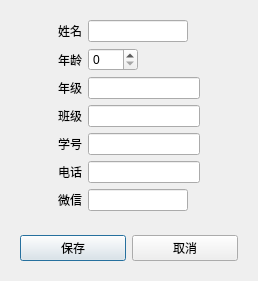
<?xml version="1.0" encoding="UTF-8"?>
<ui version="4.0">
 <class>DlgAddStu</class>
 <widget class="QDialog" name="DlgAddStu">
  <property name="geometry">
   <rect>
    <x>0</x>
    <y>0</y>
    <width>258</width>
    <height>274</height>
   </rect>
  </property>
  <property name="windowTitle">
   <string>Dialog</string>
  </property>
  <layout class="QGridLayout" name="gridLayout_2">
   <item row="0" column="2">
    <spacer name="horizontalSpacer_2">
     <property name="orientation">
      <enum>Qt::Horizontal</enum>
     </property>
     <property name="sizeHint" stdset="0">
      <size>
       <width>40</width>
       <height>20</height>
      </size>
     </property>
    </spacer>
   </item>
   <item row="0" column="1">
    <widget class="QWidget" name="widget_2" native="true">
     <layout class="QGridLayout" name="gridLayout">
      <item row="3" column="1">
       <widget class="QLabel" name="lbUiclass">
        <property name="sizePolicy">
         <sizepolicy hsizetype="Fixed" vsizetype="Fixed">
          <horstretch>0</horstretch>
          <verstretch>0</verstretch>
         </sizepolicy>
        </property>
        <property name="maximumSize">
         <size>
          <width>100</width>
          <height>80</height>
         </size>
        </property>
        <property name="layoutDirection">
         <enum>Qt::LeftToRight</enum>
        </property>
        <property name="text">
         <string>班级</string>
        </property>
       </widget>
      </item>
      <item row="0" column="1">
       <widget class="QLabel" name="lbName">
        <property name="sizePolicy">
         <sizepolicy hsizetype="Fixed" vsizetype="Fixed">
          <horstretch>0</horstretch>
          <verstretch>0</verstretch>
         </sizepolicy>
        </property>
        <property name="maximumSize">
         <size>
          <width>100</width>
          <height>80</height>
         </size>
        </property>
        <property name="layoutDirection">
         <enum>Qt::LeftToRight</enum>
        </property>
        <property name="text">
         <string>姓名</string>
        </property>
       </widget>
      </item>
      <item row="1" column="1">
       <widget class="QLabel" name="lbAge">
        <property name="sizePolicy">
         <sizepolicy hsizetype="Fixed" vsizetype="Fixed">
          <horstretch>0</horstretch>
          <verstretch>0</verstretch>
         </sizepolicy>
        </property>
        <property name="maximumSize">
         <size>
          <width>100</width>
          <height>80</height>
         </size>
        </property>
        <property name="layoutDirection">
         <enum>Qt::LeftToRight</enum>
        </property>
        <property name="text">
         <string>年龄</string>
        </property>
       </widget>
      </item>
      <item row="6" column="1">
       <widget class="QLabel" name="lbPhone">
        <property name="sizePolicy">
         <sizepolicy hsizetype="Preferred" vsizetype="Preferred">
          <horstretch>0</horstretch>
          <verstretch>0</verstretch>
         </sizepolicy>
        </property>
        <property name="maximumSize">
         <size>
          <width>16777215</width>
          <height>16777215</height>
         </size>
        </property>
        <property name="layoutDirection">
         <enum>Qt::LeftToRight</enum>
        </property>
        <property name="text">
         <string>电话</string>
        </property>
       </widget>
      </item>
      <item row="6" column="2" colspan="3">
       <widget class="QLineEdit" name="lePhone"/>
      </item>
      <item row="4" column="1">
       <widget class="QLabel" name="lbStuid">
        <property name="sizePolicy">
         <sizepolicy hsizetype="Fixed" vsizetype="Fixed">
          <horstretch>0</horstretch>
          <verstretch>0</verstretch>
         </sizepolicy>
        </property>
        <property name="maximumSize">
         <size>
          <width>100</width>
          <height>80</height>
         </size>
        </property>
        <property name="layoutDirection">
         <enum>Qt::LeftToRight</enum>
        </property>
        <property name="text">
         <string>学号</string>
        </property>
       </widget>
      </item>
      <item row="3" column="2" colspan="3">
       <widget class="QLineEdit" name="leUiclass"/>
      </item>
      <item row="1" column="2">
       <widget class="QSpinBox" name="leAge">
        <property name="maximumSize">
         <size>
          <width>50</width>
          <height>16777215</height>
         </size>
        </property>
        <property name="frame">
         <bool>true</bool>
        </property>
        <property name="alignment">
         <set>Qt::AlignLeading|Qt::AlignLeft|Qt::AlignVCenter</set>
        </property>
       </widget>
      </item>
      <item row="2" column="1">
       <widget class="QLabel" name="lbGrade">
        <property name="sizePolicy">
         <sizepolicy hsizetype="Fixed" vsizetype="Fixed">
          <horstretch>0</horstretch>
          <verstretch>0</verstretch>
         </sizepolicy>
        </property>
        <property name="maximumSize">
         <size>
          <width>100</width>
          <height>80</height>
         </size>
        </property>
        <property name="layoutDirection">
         <enum>Qt::LeftToRight</enum>
        </property>
        <property name="text">
         <string>年级</string>
        </property>
       </widget>
      </item>
      <item row="0" column="2">
       <widget class="QLineEdit" name="leName"/>
      </item>
      <item row="2" column="2" colspan="3">
       <widget class="QLineEdit" name="leGrade"/>
      </item>
      <item row="4" column="2" colspan="3">
       <widget class="QLineEdit" name="leStuid"/>
      </item>
      <item row="7" column="1">
       <widget class="QLabel" name="lbWehat">
        <property name="sizePolicy">
         <sizepolicy hsizetype="Preferred" vsizetype="Preferred">
          <horstretch>0</horstretch>
          <verstretch>0</verstretch>
         </sizepolicy>
        </property>
        <property name="maximumSize">
         <size>
          <width>16777215</width>
          <height>16777215</height>
         </size>
        </property>
        <property name="layoutDirection">
         <enum>Qt::LeftToRight</enum>
        </property>
        <property name="text">
         <string>微信</string>
        </property>
       </widget>
      </item>
      <item row="7" column="2">
       <widget class="QLineEdit" name="leWechat"/>
      </item>
     </layout>
    </widget>
   </item>
   <item row="0" column="0">
    <spacer name="horizontalSpacer">
     <property name="orientation">
      <enum>Qt::Horizontal</enum>
     </property>
     <property name="sizeHint" stdset="0">
      <size>
       <width>40</width>
       <height>20</height>
      </size>
     </property>
    </spacer>
   </item>
   <item row="1" column="0" colspan="3">
    <widget class="QWidget" name="widget" native="true">
     <layout class="QHBoxLayout" name="horizontalLayout">
      <item>
       <widget class="QPushButton" name="saveBtn">
        <property name="text">
         <string>保存</string>
        </property>
       </widget>
      </item>
      <item>
       <widget class="QPushButton" name="cancelBtn">
        <property name="text">
         <string>取消</string>
        </property>
       </widget>
      </item>
     </layout>
    </widget>
   </item>
  </layout>
 </widget>
 <tabstops>
  <tabstop>leName</tabstop>
  <tabstop>leAge</tabstop>
  <tabstop>leGrade</tabstop>
  <tabstop>leUiclass</tabstop>
  <tabstop>leStuid</tabstop>
  <tabstop>lePhone</tabstop>
  <tabstop>leWechat</tabstop>
  <tabstop>saveBtn</tabstop>
  <tabstop>cancelBtn</tabstop>
 </tabstops>
 <resources/>
 <connections/>
</ui>
